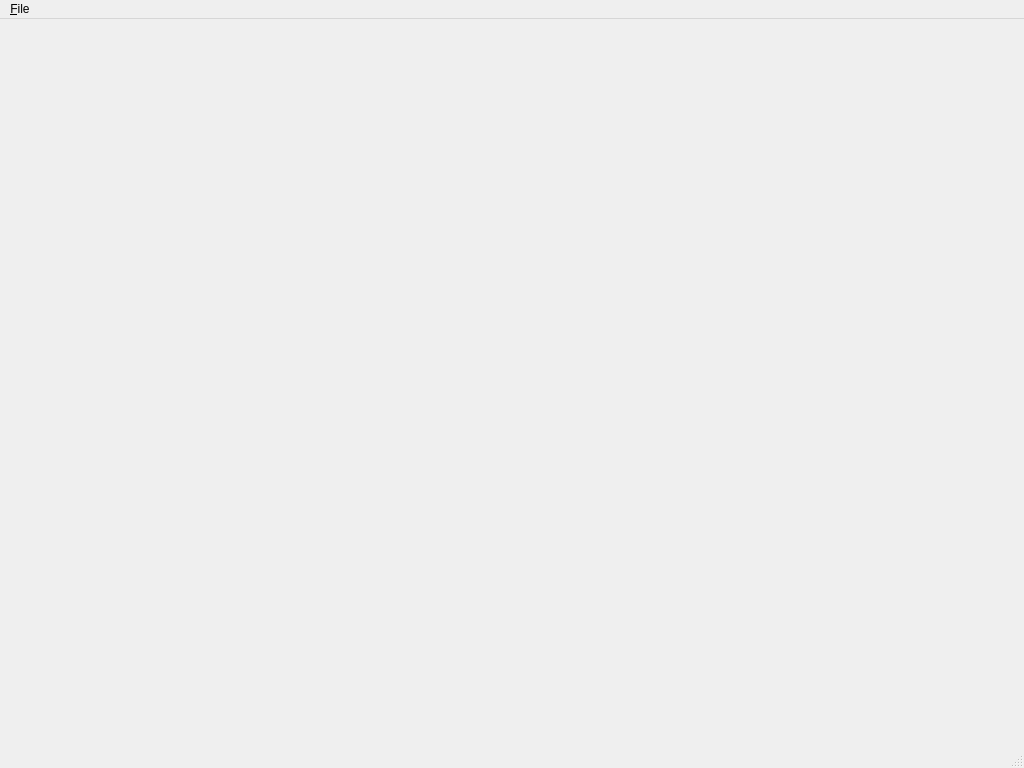
<?xml version="1.0" encoding="UTF-8"?>
<ui version="4.0">
 <class>MainWindow</class>
 <widget class="QMainWindow" name="MainWindow">
  <property name="geometry">
   <rect>
    <x>0</x>
    <y>0</y>
    <width>1024</width>
    <height>768</height>
   </rect>
  </property>
  <property name="windowTitle">
   <string>MainWindow</string>
  </property>
  <widget class="QWidget" name="centralWidget">
   <layout class="QVBoxLayout" name="verticalLayout">
    <property name="spacing">
     <number>0</number>
    </property>
    <property name="leftMargin">
     <number>4</number>
    </property>
    <property name="topMargin">
     <number>4</number>
    </property>
    <property name="rightMargin">
     <number>4</number>
    </property>
    <property name="bottomMargin">
     <number>4</number>
    </property>
    <item>
     <widget class="QcwTabFolderContainer" name="folderContainer" native="true"/>
    </item>
   </layout>
  </widget>
  <widget class="QMenuBar" name="menubar">
   <property name="geometry">
    <rect>
     <x>0</x>
     <y>0</y>
     <width>1024</width>
     <height>33</height>
    </rect>
   </property>
   <widget class="QMenu" name="menu_File">
    <property name="title">
     <string>&amp;File</string>
    </property>
    <addaction name="actionOpenFiles"/>
    <addaction name="actionDockingDialog"/>
    <addaction name="separator"/>
    <addaction name="actionSave"/>
    <addaction name="actionSaveAll"/>
    <addaction name="separator"/>
    <addaction name="actionSaveState"/>
    <addaction name="actionRestoreState"/>
    <addaction name="separator"/>
    <addaction name="actionExit"/>
   </widget>
   <addaction name="menu_File"/>
  </widget>
  <widget class="QStatusBar" name="statusbar"/>
  <action name="actionOpenFiles">
   <property name="text">
    <string>&amp;Open Files...</string>
   </property>
   <property name="shortcut">
    <string>Ctrl+O</string>
   </property>
  </action>
  <action name="actionDockingDialog">
   <property name="text">
    <string>&amp;Docking in a Dialog...</string>
   </property>
  </action>
  <action name="actionExit">
   <property name="text">
    <string>E&amp;xit</string>
   </property>
   <property name="shortcut">
    <string>Ctrl+W</string>
   </property>
  </action>
  <action name="actionSave">
   <property name="text">
    <string>&amp;Save</string>
   </property>
   <property name="shortcut">
    <string>Ctrl+S</string>
   </property>
  </action>
  <action name="actionSaveAll">
   <property name="text">
    <string>Save &amp;All</string>
   </property>
   <property name="shortcut">
    <string>Ctrl+Shift+S</string>
   </property>
  </action>
  <action name="actionSaveState">
   <property name="text">
    <string>Save State</string>
   </property>
  </action>
  <action name="actionRestoreState">
   <property name="text">
    <string>Restore State</string>
   </property>
  </action>
 </widget>
 <customwidgets>
  <customwidget>
   <class>QcwTabFolderContainer</class>
   <extends>QWidget</extends>
   <header>QcwTabFolderContainer.h</header>
   <container>1</container>
  </customwidget>
 </customwidgets>
 <resources/>
 <connections/>
</ui>
